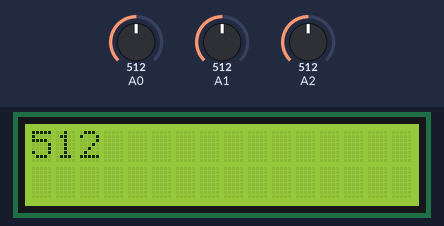
This sketch was run on a simulated Arduino Uno, built with avr-gcc and run on an emulated ATmega328P. Parts: 16×2 character LCD. The inputs (shaded band) are chosen by the test bench; at power-on: A0 = 512, A1 = 512, A2 = 512.

Above: at 2.2 s.
2.3 s: A0 set to 489
At 2.8 s:
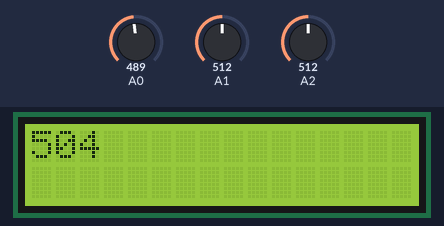
3.8 s: A1 set to 489
At 5.0 s:
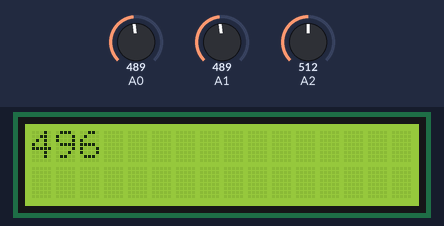
5.3 s: A2 set to 489
At 6.2 s:
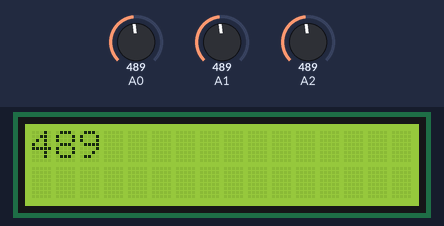
6.8 s: A0 set to 509
At 7.4 s:
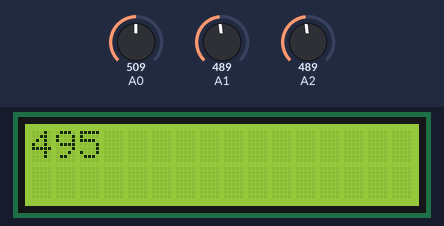
8.3 s: A1 set to 509
At 9.5 s:
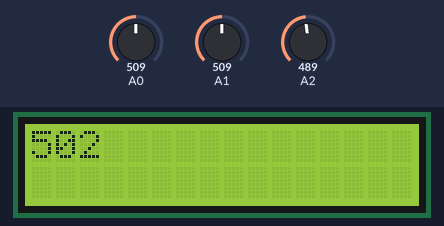
9.8 s: A2 set to 509
At 10.8 s:
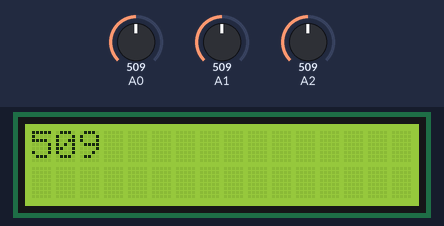
Timing chart, 0 to 12.3 s (numbered marks = the images above; inputs shaded):
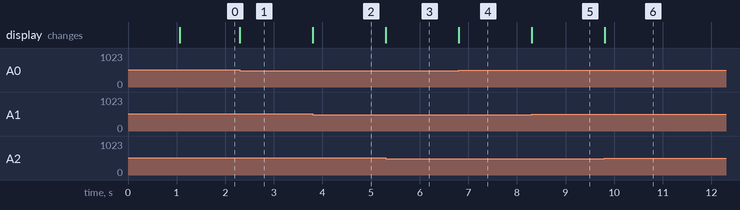

Measured:
- after the input at 2.3 s, the display: changes at once (image 1)
- after the input at 3.8 s, the display: changes at once (image 2)
- after the input at 5.3 s, the display: changes at once (image 3)
- after the input at 6.8 s, the display: changes at once (image 4)
- after the input at 8.3 s, the display: changes at once (image 5)
- after the input at 9.8 s, the display: changes at once (image 6)

The sketch:

NewCode.ino
```cpp
#include "sensor.h"

#include <LiquidCrystal.h>

LDR LDRsens1(A0);
LDR LDRsens2(A1);
LDR LDRsens3(A2);

LiquidCrystal lcd(1, 2, 4, 5, 6, 7);
char str[17];

void setup() {
  lcd.begin(16,2);
  lcd.print("  Ligth Sensor  ");
  delay(1000);
  lcd.clear();

}

void loop() {
  LDRsens1.Brightness();
  LDRsens2.Brightness();
  LDRsens3.Brightness();
  lcd.setCursor(0, 0);
  uint16_t average= LDR::Avrage();
  lcd.println( average);

}
```

sensor.cpp
```cpp
#include <stdint.h>
/*
 * sensor.c
 *
 *  Created on: Jul 07, 2024
 *      Author: electronics
 */

#include "sensor.h"

uint8_t   LDR::_numSensor=0;
uint16_t  LDR::_totalSensor=0;

LDR::LDR(const uint8_t pin):_pin(pin){
  _numSensor++;
}

uint16_t LDR::Brightness(void){
  uint16_t light;
  light = analogRead(_pin);
  _totalSensor += light;
  return light;
}

bool LDR::DayNight(uint8_t when ,uint16_t border){
  switch(when){
    case Day:
      if(Brightness()>border){
        return true;
      }else{
        return false;
      }
    break;
    case Night:
      if(Brightness()<border){
        return true;
      }else{
        return false;
      }
    break;
    default :
      return false;
  }
}

uint16_t LDR::NoisyLight(void){
  static unsigned long Time;
  static uint16_t lastVlue;
  uint16_t newVlue;
  if(millis() - Time > 499){
    Time=millis();
    newVlue =Brightness();
    if(newVlue-lastVlue>0){
      if(newVlue - lastVlue>10){
        lastVlue = newVlue;
        return newVlue;
      }else{
        return lastVlue;
      }
    }else{
      if(lastVlue - newVlue>10){
        lastVlue = newVlue;
        return newVlue;
      }else{
        return lastVlue;
      }
    }
  }
}

uint16_t LDR::Avrage(void){
  uint16_t avr;
  if(_numSensor==0){
    return 0;
  }else{
    avr= _totalSensor/_numSensor;
    _totalSensor=0;
    return avr;

  }
}
```

sensor.h
```cpp
#pragma once

#include "Arduino.h"

#define Day   1
#define Night 0

class LDR
{
public:
    LDR(const uint8_t pin);
    static uint16_t Avrage(void);
    uint16_t Brightness(void);
    uint16_t NoisyLight(void);
    bool DayNight(uint8_t when ,uint16_t border);

    static uint8_t  _numSensor;
    static uint16_t _totalSensor;

private:
    uint8_t         _pin;

};
//  -- END OF FILE --
```
